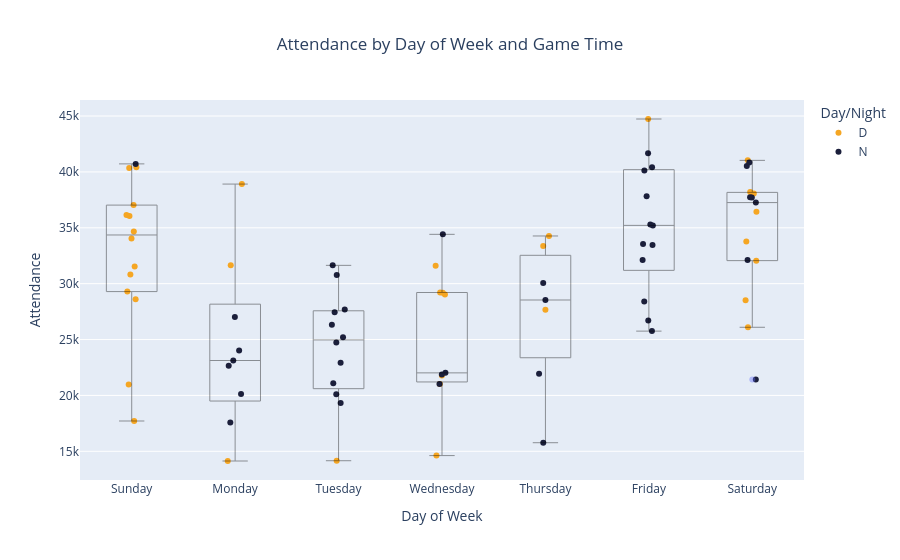

The notebook cell this image was saved under:
### Markdown cell above
### Jittered Dot and Box Plot

One of the questions I asked early on when evaluating the line chart was if there was lower attendance on weeknights than on weekend games. I also was wondering if day or night games tended to have more attendance. There tends to be a day of the week pattern of when day or night games are played (Wednesday and Sunday are typically day games), so I thought it would be best to highlight the different game times as well. To answer this I wanted to use a jittered dot plot with a box plot overlay, where the dots were differently colored based on day or night games.

You can create the jittered dot plot using `px.strip()`, and pass the data frame, x and y values. This time I assigned dot colors based on day or night games. More information on jittered dot plots can be found in the [documentation](https://plotly.com/python/strip-charts/).

To create the box plots, run `px.box()` and pass the data frame, x and y values. I wanted to directly control the opacity and line width of my boxplot to prevent it from overpowering the data on the dot plot, so I manually set those using `line=dict(color='black', width=1)` and `opacity=0.4`.

Then to overlay the box plot, I used the following code to set the two different plots to overlay and add each box plot on top.
```
jittered_dot_plot.update_layout(boxmode='overlay', title_x=0.5)
for trace in box_overlay.data:
    jittered_dot_plot.add_trace(trace)
```

### Code cell
# assign a day of the week to each game and establish the order of the week
team_df['day_of_week'] = pd.to_datetime(team_df['date']).dt.day_name()
day_order = ['Sunday', 'Monday', 'Tuesday', 'Wednesday', 'Thursday', 'Friday', 'Saturday']

# plot the jittered dot
jittered_dot_plot = px.strip(
    team_df, x='day_of_week', y='attendance', color='day_night',
    category_orders={'day_of_week': day_order},
    color_discrete_map={'D': '#F5A623', 'N': '#1B1F3B'},
    labels={'day_of_week': 'Day of Week', 'attendance': 'Attendance', 'day_night': 'Day/Night'},
    title='Attendance by Day of Week and Game Time'
)

# create a box plot too
box_overlay = px.box(team_df, x='day_of_week', y='attendance', category_orders={'day_of_week': day_order})
box_overlay.update_traces(fillcolor='rgba(255,255,255,0)', line=dict(color='black', width=1), opacity=0.4, showlegend=False)

# overlay the box plot on the jittered dot
jittered_dot_plot.update_layout(boxmode='overlay', title_x=0.5)
for trace in box_overlay.data:
    jittered_dot_plot.add_trace(trace)

jittered_dot_plot.show()

### Figure 1 — Plotly figure (JSON) as saved in the notebook; plotly's stock layout.template omitted (floating-point values rounded to 4 significant figures)
{"data": [{"alignmentgroup": "True", "boxpoints": "all", "fillcolor": "rgba(255,255,255,0)", "hoveron": "points", "hovertemplate": "Day/Night=D<br>Day of Week=%{x}<br>Attendance=%{y}<extra></extra>", "legendgroup": "D", "line": {"color": "rgba(255,255,255,0)"}, "marker": {"color": "#F5A623"}, "name": "D", "offsetgroup": "D", "orientation": "v", "pointpos": 0, "showlegend": true, "type": "box", "x": ["Friday", "Saturday", "Sunday", "Monday", "Tuesday", "Wednesday", "Saturday", "Sunday", "Wednesday", "Saturday", "Sunday", "Sunday", "Sunday", "Monday", "Wednesday", "Saturday", "Sunday", "Saturday", "Sunday", "Thursday", "Thursday", "Saturday", "Saturday", "Sunday", "Sunday", "Wednesday", "Wednesday", "Sunday", "Wednesday", "Sunday", "Monday", "Wednesday", "Sunday", "Thursday", "Saturday", "Sunday"], "x0": " ", "xaxis": "x", "y": [44735, 26098, 20981, 14132, 14156, 14616, 32043, 17712, 21016, 28509, 28613, 36138, 37031, 31640, 31602, 41034, 40343, 38199, 40418, 33368, 27676, 33780, 36438, 34671, 36053, 29033, 29192, 30810, 29216, 31538, 38912, 21775, 29292, 34267, 38079, 34042], "y0": " ", "yaxis": "y"}, {"alignmentgroup": "True", "boxpoints": "all", "fillcolor": "rgba(255,255,255,0)", "hoveron": "points", "hovertemplate": "Day/Night=N<br>Day of Week=%{x}<br>Attendance=%{y}<extra></extra>", "legendgroup": "N", "line": {"color": "rgba(255,255,255,0)"}, "marker": {"color": "#1B1F3B"}, "name": "N", "offsetgroup": "N", "orientation": "v", "pointpos": 0, "showlegend": true, "type": "box", "x": ["Thursday", "Friday", "Monday", "Tuesday", "Saturday", "Friday", "Saturday", "Monday", "Tuesday", "Wednesday", "Thursday", "Friday", "Saturday", "Tuesday", "Friday", "Friday", "Tuesday", "Thursday", "Tuesday", "Wednesday", "Friday", "Sunday", "Monday", "Tuesday", "Wednesday", "Friday", "Thursday", "Friday", "Saturday", "Monday", "Tuesday", "Monday", "Tuesday", "Friday", "Saturday", "Monday", "Tuesday", "Friday", "Saturday", "Tuesday", "Friday", "Saturday", "Tuesday", "Wednesday", "Friday"], "x0": " ", "xaxis": "x", "y": [15769, 25754, 17581, 19321, 21422, 28407, 40844, 20136, 20115, 21013, 21937, 26701, 37256, 21092, 40132, 40413, 27449, 28540, 22929, 21872, 32120, 40718, 22657, 25198, 22019, 41681, 30051, 37820, 40528, 23124, 27697, 24018, 26313, 35290, 37741, 27008, 30770, 33467, 37709, 24733, 35216, 32115, 31639, 34415, 33554], "y0": " ", "yaxis": "y"}, {"alignmentgroup": "True", "fillcolor": "rgba(255,255,255,0)", "hovertemplate": "day_of_week=%{x}<br>attendance=%{y}<extra></extra>", "legendgroup": "", "line": {"color": "black", "width": 1}, "marker": {"color": "#636efa"}, "name": "", "notched": false, "offsetgroup": "", "opacity": 0.4, "orientation": "v", "showlegend": false, "type": "box", "x": ["Friday", "Saturday", "Sunday", "Monday", "Tuesday", "Wednesday", "Thursday", "Friday", "Saturday", "Sunday", "Monday", "Tuesday", "Wednesday", "Saturday", "Saturday", "Sunday", "Friday", "Saturday", "Sunday", "Monday", "Tuesday", "Wednesday", "Thursday", "Friday", "Saturday", "Sunday", "Monday", "Tuesday", "Wednesday", "Friday", "Saturday", "Sunday", "Friday", "Saturday", "Sunday", "Tuesday", "Thursday", "Thursday", "Tuesday", "Wednesday", "Thursday", "Friday", "Saturday", "Sunday", "Monday", "Tuesday", "Wednesday", "Friday", "Saturday", "Sunday", "Thursday", "Friday", "Saturday", "Sunday", "Monday", "Tuesday", "Wednesday", "Monday", "Tuesday", "Wednesday", "Friday", "Saturday", "Sunday", "Monday", "Tuesday", "Wednesday", "Friday", "Saturday", "Sunday", "Monday", "Tuesday", "Wednesday", "Friday", "Saturday", "Sunday", "Tuesday", "Wednesday", "Thursday", "Friday", "Saturday", "Sunday"], "x0": " ", "xaxis": "x", "y": [44735, 26098, 20981, 14132, 14156, 14616, 15769, 25754, 32043, 17712, 17581, 19321, 21016, 21422, 28509, 28613, 28407, 40844, 36138, 20136, 20115, 21013, 21937, 26701, 37256, 37031, 31640, 21092, 31602, 40132, 41034, 40343, 40413, 38199, 40418, 27449, 33368, 28540, 22929, 21872, 27676, 32120, 33780, 40718, 22657, 25198, 22019, 41681, 36438, 34671, 30051, 37820, 40528, 36053, 23124, 27697, 29033, 24018, 26313, 29192, 35290, 37741, 30810, 27008, 30770, 29216, 33467, 37709, 31538, 38912, 24733, 21775, 35216, 32115, 29292, 31639, 34415, 34267, 33554, 38079, 34042], "y0": " ", "yaxis": "y"}], "layout": {"boxmode": "overlay", "legend": {"title": {"text": "Day/Night"}, "tracegroupgap": 0}, "title": {"text": "Attendance by Day of Week and Game Time", "x": 0.5}, "xaxis": {"anchor": "y", "categoryarray": ["Sunday", "Monday", "Tuesday", "Wednesday", "Thursday", "Friday", "Saturday"], "categoryorder": "array", "domain": [0, 1], "title": {"text": "Day of Week"}}, "yaxis": {"anchor": "x", "domain": [0, 1], "title": {"text": "Attendance"}}}}
